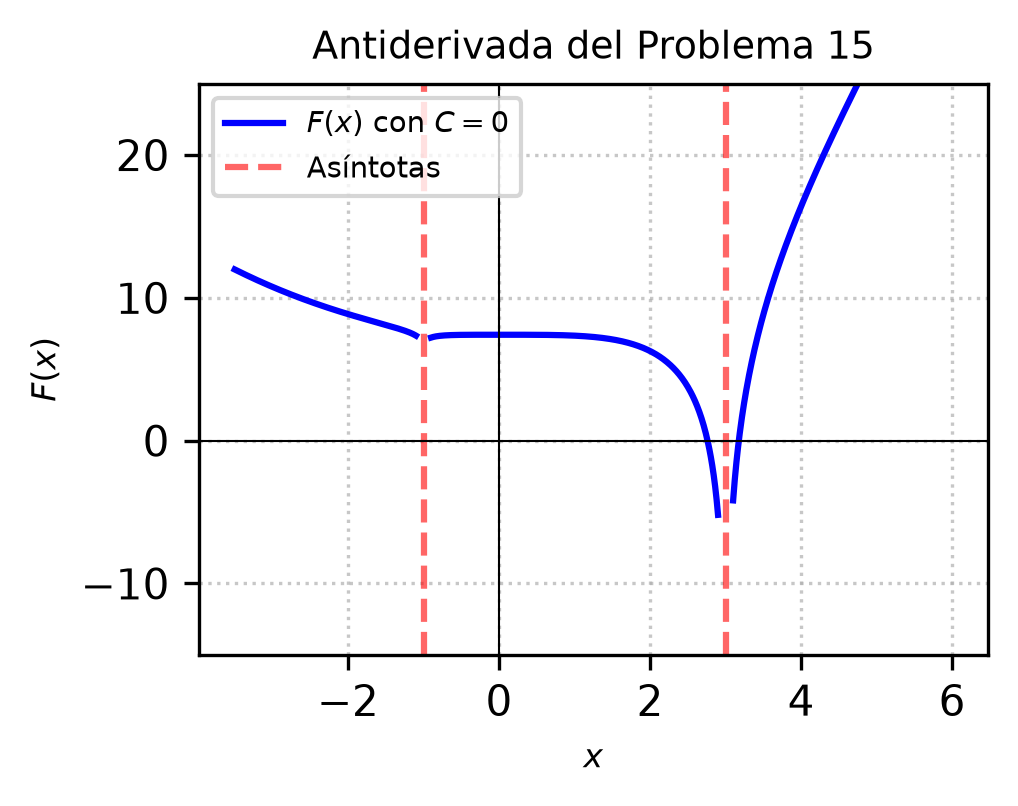

Python code for this plot:
import matplotlib
matplotlib.use('Agg')
import numpy as np
import matplotlib.pyplot as plt

# Definir el dominio evitando las asíntotas en x = -1 y x = 3
x1 = np.linspace(-3.5, -1.1, 400)
x2 = np.linspace(-0.9, 2.9, 400)
x3 = np.linspace(3.1, 6.0, 400)

# Antiderivada F(x) con C = 0
def F(x):
    return (x**2)/2.0 + 2.0*x + (27.0/4.0)*np.log(np.abs(x - 3.0)) + (1.0/4.0)*np.log(np.abs(x + 1.0))

y1 = F(x1)
y2 = F(x2)
y3 = F(x3)

plt.figure(figsize=(3.5, 2.8))

plt.plot(x1, y1, 'b-', label=r'$F(x)$ con $C=0$')
plt.plot(x2, y2, 'b-')
plt.plot(x3, y3, 'b-')

# Líneas verticales para las asíntotas
plt.axvline(x=-1, color='r', linestyle='--', alpha=0.6, label='Asíntotas')
plt.axvline(x=3, color='r', linestyle='--', alpha=0.6)

plt.title('Antiderivada del Problema 15', fontsize=9)
plt.xlabel('$x$', fontsize=8)
plt.ylabel('$F(x)$', fontsize=8)
plt.ylim(-15, 25)
plt.axhline(0, color='black', linewidth=0.5)
plt.axvline(0, color='black', linewidth=0.5)
plt.grid(True, linestyle=':', alpha=0.7)
plt.legend(fontsize=7, loc='upper left')

plt.tight_layout()
plt.savefig(r'semana_03/graficas/SEM03_P15_grafica.png', dpi=300, bbox_inches='tight')
plt.close()
